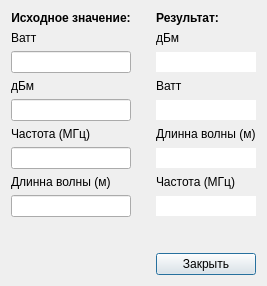
<?xml version="1.0" encoding="UTF-8"?>
<ui version="4.0">
 <class>DialogConvert</class>
 <widget class="QDialog" name="DialogConvert">
  <property name="geometry">
   <rect>
    <x>0</x>
    <y>0</y>
    <width>267</width>
    <height>286</height>
   </rect>
  </property>
  <property name="sizePolicy">
   <sizepolicy hsizetype="Maximum" vsizetype="Fixed">
    <horstretch>0</horstretch>
    <verstretch>0</verstretch>
   </sizepolicy>
  </property>
  <property name="maximumSize">
   <size>
    <width>366</width>
    <height>286</height>
   </size>
  </property>
  <property name="windowTitle">
   <string>Конвертер величин</string>
  </property>
  <property name="windowIcon">
   <iconset resource="../../resourse.qrc">
    <normaloff>:/resourse/default/converter.png</normaloff>:/resourse/default/converter.png</iconset>
  </property>
  <layout class="QGridLayout" name="gridLayout">
   <item row="2" column="1">
    <spacer name="horizontalSpacer">
     <property name="orientation">
      <enum>Qt::Horizontal</enum>
     </property>
     <property name="sizeHint" stdset="0">
      <size>
       <width>70</width>
       <height>20</height>
      </size>
     </property>
    </spacer>
   </item>
   <item row="11" column="0">
    <widget class="QLabel" name="label_7">
     <property name="text">
      <string>Длинна волны (м)</string>
     </property>
    </widget>
   </item>
   <item row="7" column="0">
    <widget class="QLabel" name="label_3">
     <property name="text">
      <string>дБм</string>
     </property>
    </widget>
   </item>
   <item row="2" column="2">
    <widget class="QLineEdit" name="lineEdit_outDBm">
     <property name="frame">
      <bool>false</bool>
     </property>
     <property name="readOnly">
      <bool>true</bool>
     </property>
    </widget>
   </item>
   <item row="7" column="2">
    <widget class="QLabel" name="label_4">
     <property name="text">
      <string>Ватт</string>
     </property>
    </widget>
   </item>
   <item row="2" column="0">
    <widget class="DotLineEdit" name="lineEdit_inWatt">
     <property name="cursor">
      <cursorShape>IBeamCursor</cursorShape>
     </property>
     <property name="inputMethodHints">
      <set>Qt::ImhNone</set>
     </property>
     <property name="inputMask">
      <string/>
     </property>
    </widget>
   </item>
   <item row="1" column="2">
    <widget class="QLabel" name="label_2">
     <property name="text">
      <string>дБм</string>
     </property>
    </widget>
   </item>
   <item row="8" column="0">
    <widget class="QLineEdit" name="lineEdit_inDBm"/>
   </item>
   <item row="10" column="0">
    <widget class="QLineEdit" name="lineEdit_inFreq"/>
   </item>
   <item row="10" column="2">
    <widget class="QLineEdit" name="lineEdit_outDlvoln">
     <property name="frame">
      <bool>false</bool>
     </property>
     <property name="readOnly">
      <bool>true</bool>
     </property>
    </widget>
   </item>
   <item row="9" column="2">
    <widget class="QLabel" name="label_6">
     <property name="text">
      <string>Длинна волны (м)</string>
     </property>
    </widget>
   </item>
   <item row="0" column="2" alignment="Qt::AlignLeft">
    <widget class="QLabel" name="label_10">
     <property name="font">
      <font>
       <weight>75</weight>
       <bold>true</bold>
      </font>
     </property>
     <property name="text">
      <string>Результат:</string>
     </property>
     <property name="alignment">
      <set>Qt::AlignCenter</set>
     </property>
    </widget>
   </item>
   <item row="11" column="2">
    <widget class="QLabel" name="label_8">
     <property name="text">
      <string>Частота (МГц)</string>
     </property>
    </widget>
   </item>
   <item row="13" column="0">
    <spacer name="verticalSpacer">
     <property name="orientation">
      <enum>Qt::Vertical</enum>
     </property>
     <property name="sizeHint" stdset="0">
      <size>
       <width>20</width>
       <height>40</height>
      </size>
     </property>
    </spacer>
   </item>
   <item row="12" column="0">
    <widget class="QLineEdit" name="lineEdit_inDlvoln"/>
   </item>
   <item row="8" column="2">
    <widget class="QLineEdit" name="lineEdit_outWatt">
     <property name="frame">
      <bool>false</bool>
     </property>
     <property name="readOnly">
      <bool>true</bool>
     </property>
    </widget>
   </item>
   <item row="12" column="2">
    <widget class="QLineEdit" name="lineEdit_outFreq">
     <property name="frame">
      <bool>false</bool>
     </property>
     <property name="readOnly">
      <bool>true</bool>
     </property>
    </widget>
   </item>
   <item row="1" column="0">
    <widget class="QLabel" name="label">
     <property name="text">
      <string>Ватт</string>
     </property>
    </widget>
   </item>
   <item row="9" column="0">
    <widget class="QLabel" name="label_5">
     <property name="text">
      <string>Частота (МГц)</string>
     </property>
    </widget>
   </item>
   <item row="0" column="0" alignment="Qt::AlignLeft">
    <widget class="QLabel" name="label_9">
     <property name="font">
      <font>
       <weight>75</weight>
       <bold>true</bold>
      </font>
     </property>
     <property name="text">
      <string>Исходное значение:</string>
     </property>
     <property name="alignment">
      <set>Qt::AlignCenter</set>
     </property>
    </widget>
   </item>
   <item row="14" column="2">
    <widget class="QPushButton" name="pushButton">
     <property name="text">
      <string>Закрыть</string>
     </property>
    </widget>
   </item>
  </layout>
 </widget>
 <customwidgets>
  <customwidget>
   <class>DotLineEdit</class>
   <extends>QLineEdit</extends>
   <header location="global">../Widget/DotLineEdit.h</header>
  </customwidget>
 </customwidgets>
 <resources>
  <include location="../../resourse.qrc"/>
  <include location="../../resourse.qrc"/>
 </resources>
 <connections/>
</ui>
